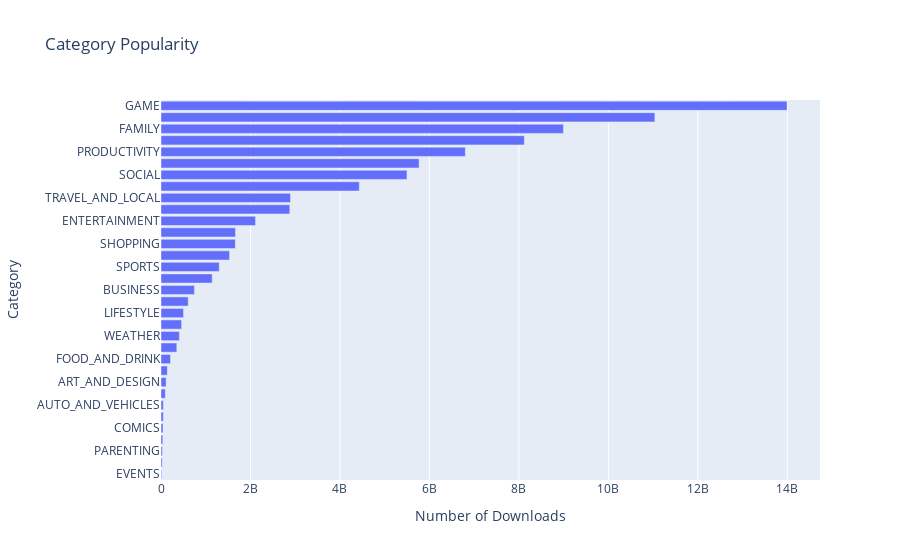

Notebook code for this chart:
### Code cell
h_bar = px.bar(
        x = category_installs.Installs,
        y = category_installs.index,
        orientation='h',
        title='Category Popularity')

h_bar.update_layout(xaxis_title='Number of Downloads', yaxis_title='Category')
h_bar.show()

h_bar.write_image("Category_Popularity.png")

### Figure 1 — Plotly figure (JSON) as saved in the notebook; plotly's stock layout.template omitted (floating-point values rounded to 4 significant figures)
{"data": [{"alignmentgroup": "True", "hovertemplate": "x=%{x}<br>y=%{y}<extra></extra>", "legendgroup": "", "marker": {"color": "#636efa", "pattern": {"shape": ""}}, "name": "", "offsetgroup": "", "orientation": "h", "showlegend": false, "textposition": "auto", "type": "bar", "x": [15949410, 26916200, 31116110, 40262675, 44931100, 52083000, 53129800, 97082000, 114233100, 140912410, 212677750, 352852000, 411096500, 460249400, 503600120, 608267560, 747018120, 1144006220, 1301431465, 1532352930, 1661331540, 1665791655, 2113660000, 2879110650, 2894859300, 4431897200, 5497841465, 5769143130, 6803070180, 8120724500, 8995055490, 11039241530, 13993762700], "xaxis": "x", "y": ["EVENTS", "BEAUTY", "PARENTING", "MEDICAL", "COMICS", "LIBRARIES_AND_DEMO", "AUTO_AND_VEHICLES", "HOUSE_AND_HOME", "ART_AND_DESIGN", "DATING", "FOOD_AND_DRINK", "EDUCATION", "WEATHER", "FINANCE", "LIFESTYLE", "MAPS_AND_NAVIGATION", "BUSINESS", "HEALTH_AND_FITNESS", "SPORTS", "PERSONALIZATION", "SHOPPING", "BOOKS_AND_REFERENCE", "ENTERTAINMENT", "NEWS_AND_MAGAZINES", "TRAVEL_AND_LOCAL", "VIDEO_PLAYERS", "SOCIAL", "PHOTOGRAPHY", "PRODUCTIVITY", "TOOLS", "FAMILY", "COMMUNICATION", "GAME"], "yaxis": "y"}], "layout": {"barmode": "relative", "legend": {"tracegroupgap": 0}, "title": {"text": "Category Popularity"}, "xaxis": {"anchor": "y", "domain": [0, 1], "title": {"text": "Number of Downloads"}}, "yaxis": {"anchor": "x", "domain": [0, 1], "title": {"text": "Category"}}}}
